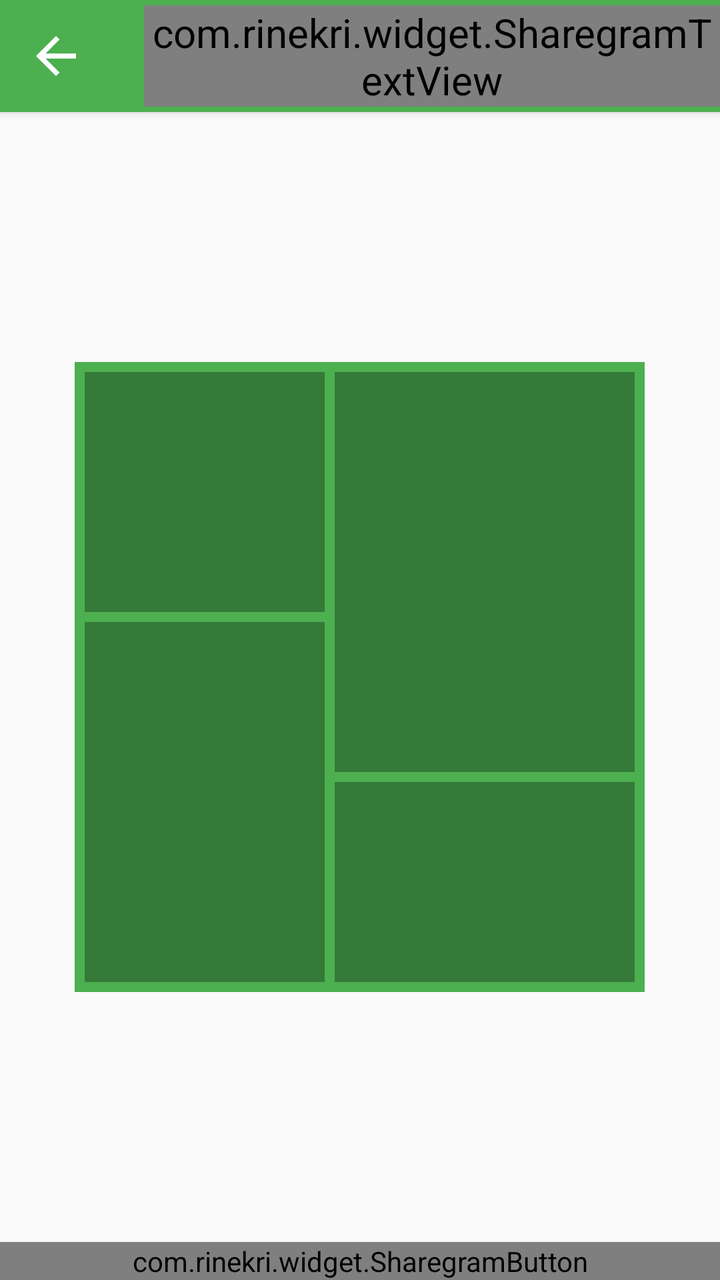
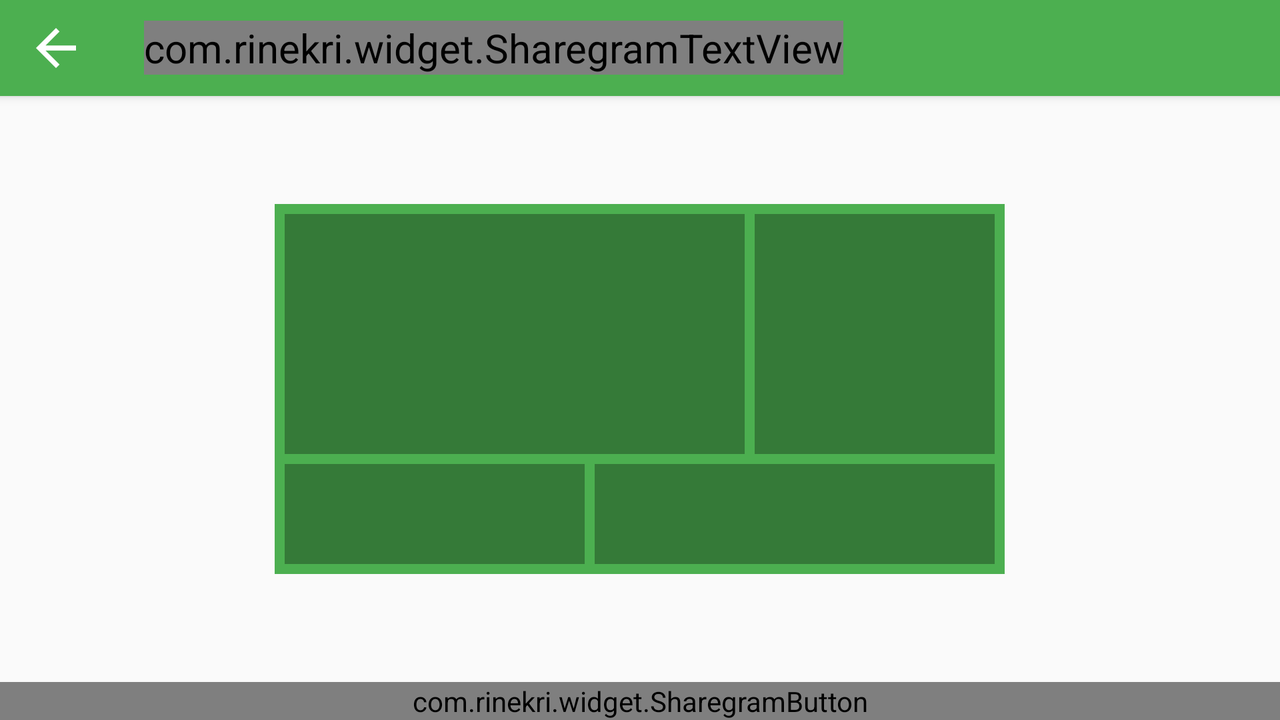

An Android layout and its configuration variant, each rendered on a device that would load it. The default file and the variant file are quoted in full after the pictures.
<!-- AndroidManifest.xml: application theme AppTheme -->
<!-- res/layout/fragment_publish.xml -->
<?xml version="1.0" encoding="utf-8"?>
<LinearLayout xmlns:android="http://schemas.android.com/apk/res/android"
    android:layout_width="match_parent"
    android:layout_height="match_parent"
    android:orientation="vertical">
	<include 
		   android:id="@+id/fragment_post_toolbar"
		   layout="@layout/post_toolbar_layout"
		   android:layout_width="match_parent"
		   android:layout_height="wrap_content" />

	<RelativeLayout 
	    android:layout_width="match_parent"
	    android:layout_height="match_parent">
		<com.rinekri.widget.SharegramButton 
		    xmlns:app="http://schemas.android.com/apk/res/com.rinekri.collagetion"
		    android:id="@+id/post_button"
		    android:layout_width="match_parent"
		    android:layout_height="wrap_content"
		    android:layout_gravity="bottom"
		    android:text="@string/share_button_text"
		    android:layout_alignParentBottom="true"
		    app:fontCustom="roboto_medium" />

		
		<FrameLayout
		    android:layout_width="match_parent"
		    android:layout_height="match_parent"
		    android:layout_above="@id/post_button">
		    
			<RelativeLayout
			    android:id="@+id/common_collage"
			    android:layout_width="wrap_content"
			    android:layout_height="wrap_content"
			 	android:padding="5dp"
			 	android:layout_gravity="center"
				android:background="@color/sharegram_primary">
			    
					<ImageView
					    android:id="@+id/collage_block_one"
					    android:layout_width="120dp"
					    android:layout_height="120dp"
					    android:layout_marginRight="5dp"
					    android:background="@color/sharegram_primary_dark"
					    android:scaleType="centerCrop"/>
		
					<ImageView
					    android:id="@+id/collage_block_two"
					    android:layout_width="150dp"
					    android:layout_height="200dp"
					    android:layout_marginBottom="5dp"
					    android:layout_toRightOf="@id/collage_block_one"
					    android:background="@color/sharegram_primary_dark"
					    android:scaleType="centerCrop"/>
				    
					<ImageView
					    android:id="@+id/collage_block_three"
					    android:layout_width="120dp"
					    android:layout_height="180dp"
					    android:layout_below="@id/collage_block_one"
					    android:layout_marginTop="5dp"
					    android:background="@color/sharegram_primary_dark"
					    android:scaleType="centerCrop" />
		
					<ImageView
					    android:id="@+id/collage_block_four"
					    android:layout_width="150dp"
					    android:layout_height="100dp"
					    android:layout_alignParentRight="false"
					    android:layout_below="@id/collage_block_two"
					    android:layout_marginLeft="5dp"
					    android:layout_toRightOf="@id/collage_block_three"
					    android:background="@color/sharegram_primary_dark"
					    android:scaleType="centerCrop" />
				    
			</RelativeLayout>
		</FrameLayout>
	</RelativeLayout>
</LinearLayout>
<!-- res/layout/post_toolbar_layout.xml (included above) -->
<?xml version="1.0" encoding="utf-8"?>
<android.support.v7.widget.Toolbar xmlns:android="http://schemas.android.com/apk/res/android" 
		   android:layout_width="match_parent"
		   android:layout_height="?attr/actionBarSize"
		   android:background="?attr/colorPrimary"
		   android:elevation="3dp">  
		   
	<ImageButton
	    android:id="@+id/back_image_button"
	    android:layout_width="wrap_content"
	    android:layout_height="wrap_content"
	    android:background="@null"
	    android:src="@drawable/back_bttn" 
	    android:contentDescription="@string/image_button_home"
	   	android:paddingRight="32dp" />
	
	<com.rinekri.widget.SharegramTextView
		xmlns:app="http://schemas.android.com/apk/res/com.rinekri.collagetion"
	    android:layout_width="wrap_content"
	    android:layout_height="wrap_content"
	    android:text="@string/activity_post_title"
	    android:theme="@style/sharegram_toolbar_textview"
	    app:fontCustom="roboto_medium" />
	
</android.support.v7.widget.Toolbar>
<!-- resources referenced by this layout -->
<resources>
  <item name="sharegram_primary" type="color">#4caf50</item>
  <item name="sharegram_primary_dark" type="color">#357a38</item>
  <!-- drawable back_bttn: png bitmap (drawable-hdpi, 19757 bytes) -->
  <string name="activity_post_title">Sharing Collage</string>
  <string name="image_button_home">Back to the Home</string>
  <string name="share_button_text">Share it!</string>
  <style name="sharegram_toolbar_textview">
          <item name="android:textSize">@dimen/toolbar_text_size</item>
          <item name="android:textColor">@color/sharegram_toolbar_background</item>
      </style>
  <style name="AppTheme" parent="AppBaseTheme">
     		
  	    <item name="colorPrimary">@color/sharegram_primary</item>
  	    <item name="colorPrimaryDark">@color/sharegram_primary_dark</item>
  	    <item name="android:textColorPrimary">@color/sharegram_text_primary</item>
  	    <item name="android:windowBackground">@color/sharegram_window_background</item>
      	<item name="colorAccent">@color/sharegram_primary_dark</item>
  
     		
  		<item name="buttonStyle">@style/AppTheme.Widget.Button</item>
          <item name="android:buttonStyle">@style/AppTheme.Widget.Button</item>
  	    <item name="titleTextColor">@color/sharegram_toolbar_background</item>
  		<item name="colorControlNormal">@color/sharegram_primary</item>
  		<item name="android:textColorHint">@color/sharegram_hint</item>
      </style>
  <dimen name="toolbar_text_size">20sp</dimen>
  <item name="sharegram_toolbar_background" type="color">#ffffff</item>
  <style name="AppBaseTheme" parent="Theme.AppCompat.NoActionBar">
          
      </style>
  <item name="sharegram_text_primary" type="color">#4caf50</item>
  <item name="sharegram_window_background" type="color">#fafafa</item>
  <style name="AppTheme.Widget.Button" parent="Widget.AppCompat.Button">
          <item name="android:background">@drawable/sharegram_button_default</item>
          <item name="android:textAppearance">@style/TextAppearance.AppCompat.Button</item>
          <item name="android:textColor">@color/sharegram_button_text</item>
          <item name="android:textSize">@dimen/button_text_size</item>
          <item name="android:minHeight">48dp</item>
          <item name="android:minWidth">150dp</item>
          <item name="android:focusable">true</item>
          <item name="android:clickable">true</item>
          <item name="android:gravity">center_vertical|center_horizontal</item>
      </style>
  <item name="sharegram_hint" type="color">#b8b8b8</item>
  <!-- drawable sharegram_button_default (drawable) -->
  <?xml version="1.0" encoding="utf-8"?>
  <selector xmlns:android="http://schemas.android.com/apk/res/android">
      <item android:drawable="@drawable/sharegram_button_default_shape"/>
  </selector>
  <item name="sharegram_button_text" type="color">#ffffff</item>
  <dimen name="button_text_size">14sp</dimen>
  <!-- drawable sharegram_button_default_shape (drawable) -->
  <?xml version="1.0" encoding="utf-8"?>
  <shape xmlns:android="http://schemas.android.com/apk/res/android"
      android:shape="rectangle">
  
      <solid android:color="@color/sharegram_button_default_background"/>
  </shape>
</resources>
<!-- res/layout-land/fragment_publish.xml (the repository's variant of the layout above) -->
<!-- drawn on the phone turned sideways -->
<?xml version="1.0" encoding="utf-8"?>
<LinearLayout xmlns:android="http://schemas.android.com/apk/res/android"
    android:layout_width="match_parent"
    android:layout_height="match_parent"
    android:orientation="vertical">
	<include 
		   android:id="@+id/fragment_post_toolbar"
		   layout="@layout/post_toolbar_layout"
		   android:layout_width="match_parent"
		   android:layout_height="wrap_content" />

	<RelativeLayout 
	    android:layout_width="match_parent"
	    android:layout_height="match_parent">
		<com.rinekri.widget.SharegramButton 
		    xmlns:app="http://schemas.android.com/apk/res/com.rinekri.collagetion"
		    android:id="@+id/post_button"
		    android:layout_width="match_parent"
		    android:layout_height="wrap_content"
		    android:layout_gravity="bottom"
		    android:text="@string/share_button_text"
		    android:layout_alignParentBottom="true"
		    app:fontCustom="roboto_medium" />

		<FrameLayout
		    android:layout_width="match_parent"
		    android:layout_height="match_parent"
		    android:layout_above="@id/post_button">
		    
			<RelativeLayout
			    android:id="@+id/common_collage"
			    android:layout_width="wrap_content"
			    android:layout_height="wrap_content"
			    android:padding="5dp"
			    android:layout_gravity="center"
				android:background="@color/sharegram_primary">
			    
					<ImageView
					    android:id="@+id/collage_block_three"
					    android:layout_width="230dp"
					    android:layout_height="120dp"
					    android:layout_alignParentLeft="true"
					    android:layout_alignParentTop="false"
					    android:layout_marginBottom="5dp"
					    android:layout_marginRight="5dp"
					    android:background="@color/sharegram_primary_dark"
					    android:scaleType="centerCrop" />
			    
					<ImageView
					    android:id="@+id/collage_block_one"
					    android:layout_width="120dp"
					    android:layout_height="120dp"
					    android:layout_alignParentRight="false"
					    android:layout_alignParentTop="false"
					    android:layout_marginBottom="5dp"
					    android:layout_toRightOf="@id/collage_block_three"
					    android:background="@color/sharegram_primary_dark"
					    android:scaleType="centerCrop" />
					
					<ImageView
					    android:id="@+id/collage_block_four"
					    android:layout_width="150dp"
					    android:layout_height="50dp"
					    android:layout_alignParentBottom="false"
					    android:layout_alignParentLeft="true"
					    android:layout_below="@id/collage_block_three"
					    android:layout_marginRight="5dp"
					    android:background="@color/sharegram_primary_dark"
					    android:scaleType="centerCrop" />
		
					<ImageView
					    android:id="@+id/collage_block_two"
					    android:layout_width="200dp"
					    android:layout_height="50dp"
					    android:layout_alignParentBottom="false"
					    android:layout_alignParentRight="false"
					    android:layout_below="@id/collage_block_one"
					    
					    android:layout_toRightOf="@id/collage_block_four"
					    android:background="@color/sharegram_primary_dark"
					    android:scaleType="centerCrop" />
				    
			</RelativeLayout>
		    
		</FrameLayout>
	</RelativeLayout>
</LinearLayout>
